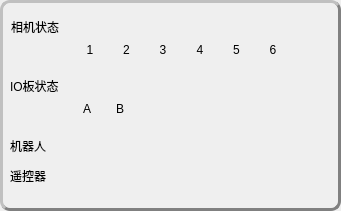
       <widget class="QGroupBox" name="groupBox_13">
        <property name="geometry">
         <rect>
          <x>10</x>
          <y>10</y>
          <width>341</width>
          <height>211</height>
         </rect>
        </property>
        <property name="styleSheet">
         <string notr="true">QGroupBox {
    color: white;                           /* 字体颜色 */
    border-radius: 10px;                    /* 设置圆角的半径 */
    border: 3px groove gray;                /* 边框样式和颜色 */
    border-style: outset;                   /* 边框样式为外凹 */
}</string>
        </property>
        <property name="title">
         <string/>
        </property>
        <property name="alignment">
         <set>Qt::AlignCenter</set>
        </property>
        <widget class="QWidget" name="layoutWidget">
         <property name="geometry">
          <rect>
           <x>10</x>
           <y>130</y>
           <width>98</width>
           <height>32</height>
          </rect>
         </property>
         <layout class="QGridLayout" name="gridLayout_55">
          <item row="0" column="0">
           <widget class="QLabel" name="label_4">
            <property name="minimumSize">
             <size>
              <width>60</width>
              <height>30</height>
             </size>
            </property>
            <property name="text">
             <string>机器人</string>
            </property>
           </widget>
          </item>
          <item row="0" column="1">
           <widget class="QLabel" name="label_robot_state">
            <property name="minimumSize">
             <size>
              <width>30</width>
              <height>30</height>
             </size>
            </property>
            <property name="styleSheet">
             <string notr="true">QLabel{
image: url(:/img/images/icon_redLight.png);
}</string>
            </property>
            <property name="text">
             <string/>
            </property>
           </widget>
          </item>
         </layout>
        </widget>
        <widget class="QWidget" name="layoutWidget">
         <property name="geometry">
          <rect>
           <x>11</x>
           <y>11</y>
           <width>280</width>
           <height>62</height>
          </rect>
         </property>
         <layout class="QGridLayout" name="gridLayout_53">
          <property name="spacing">
           <number>1</number>
          </property>
          <item row="0" column="0">
           <layout class="QGridLayout" name="gridLayout_2">
            <item row="0" column="0">
             <widget class="QLabel" name="label_2">
              <property name="minimumSize">
               <size>
                <width>60</width>
                <height>30</height>
               </size>
              </property>
              <property name="text">
               <string>相机状态</string>
              </property>
             </widget>
            </item>
            <item row="0" column="1">
             <widget class="QLabel" name="label_camera_state1">
              <property name="minimumSize">
               <size>
                <width>30</width>
                <height>30</height>
               </size>
              </property>
              <property name="styleSheet">
               <string notr="true">QLabel{
image: url(:/img/images/icon_redLight.png);
}</string>
              </property>
              <property name="text">
               <string/>
              </property>
             </widget>
            </item>
            <item row="0" column="2">
             <widget class="QLabel" name="label_camera_state2">
              <property name="minimumSize">
               <size>
                <width>30</width>
                <height>30</height>
               </size>
              </property>
              <property name="styleSheet">
               <string notr="true">QLabel{
image: url(:/img/images/icon_redLight.png);
}</string>
              </property>
              <property name="text">
               <string/>
              </property>
             </widget>
            </item>
            <item row="0" column="3">
             <widget class="QLabel" name="label_camera_state3">
              <property name="minimumSize">
               <size>
                <width>30</width>
                <height>30</height>
               </size>
              </property>
              <property name="styleSheet">
               <string notr="true">QLabel{
image: url(:/img/images/icon_redLight.png);
}</string>
              </property>
              <property name="text">
               <string/>
              </property>
             </widget>
            </item>
            <item row="0" column="4">
             <widget class="QLabel" name="label_camera_state4">
              <property name="minimumSize">
               <size>
                <width>30</width>
                <height>30</height>
               </size>
              </property>
              <property name="styleSheet">
               <string notr="true">QLabel{
image: url(:/img/images/icon_redLight.png);
}</string>
              </property>
              <property name="text">
               <string/>
              </property>
             </widget>
            </item>
            <item row="0" column="5">
             <widget class="QLabel" name="label_camera_state5">
              <property name="minimumSize">
               <size>
                <width>30</width>
                <height>30</height>
               </size>
              </property>
              <property name="styleSheet">
               <string notr="true">QLabel{
image: url(:/img/images/icon_redLight.png);
}</string>
              </property>
              <property name="text">
               <string/>
              </property>
             </widget>
            </item>
            <item row="0" column="6">
             <widget class="QLabel" name="label_camera_state6">
              <property name="minimumSize">
               <size>
                <width>30</width>
                <height>30</height>
               </size>
              </property>
              <property name="styleSheet">
               <string notr="true">QLabel{
image: url(:/img/images/icon_redLight.png);
}</string>
              </property>
              <property name="text">
               <string/>
              </property>
             </widget>
            </item>
           </layout>
          </item>
          <item row="1" column="0">
           <layout class="QGridLayout" name="gridLayout_50">
            <item row="0" column="0">
             <widget class="QLabel" name="label_17">
              <property name="minimumSize">
               <size>
                <width>60</width>
                <height>20</height>
               </size>
              </property>
              <property name="styleSheet">
               <string notr="true"/>
              </property>
              <property name="text">
               <string/>
              </property>
              <property name="alignment">
               <set>Qt::AlignCenter</set>
              </property>
             </widget>
            </item>
            <item row="0" column="1">
             <widget class="QLabel" name="label_11">
              <property name="minimumSize">
               <size>
                <width>30</width>
                <height>20</height>
               </size>
              </property>
              <property name="styleSheet">
               <string notr="true"/>
              </property>
              <property name="text">
               <string>1</string>
              </property>
              <property name="alignment">
               <set>Qt::AlignHCenter|Qt::AlignTop</set>
              </property>
             </widget>
            </item>
            <item row="0" column="2">
             <widget class="QLabel" name="label_12">
              <property name="minimumSize">
               <size>
                <width>30</width>
                <height>20</height>
               </size>
              </property>
              <property name="styleSheet">
               <string notr="true"/>
              </property>
              <property name="text">
               <string>2</string>
              </property>
              <property name="alignment">
               <set>Qt::AlignHCenter|Qt::AlignTop</set>
              </property>
             </widget>
            </item>
            <item row="0" column="3">
             <widget class="QLabel" name="label_13">
              <property name="minimumSize">
               <size>
                <width>30</width>
                <height>20</height>
               </size>
              </property>
              <property name="styleSheet">
               <string notr="true"/>
              </property>
              <property name="text">
               <string>3</string>
              </property>
              <property name="alignment">
               <set>Qt::AlignHCenter|Qt::AlignTop</set>
              </property>
             </widget>
            </item>
            <item row="0" column="4">
             <widget class="QLabel" name="label_14">
              <property name="minimumSize">
               <size>
                <width>30</width>
                <height>20</height>
               </size>
              </property>
              <property name="styleSheet">
               <string notr="true"/>
              </property>
              <property name="text">
               <string>4</string>
              </property>
              <property name="alignment">
               <set>Qt::AlignHCenter|Qt::AlignTop</set>
              </property>
             </widget>
            </item>
            <item row="0" column="5">
             <widget class="QLabel" name="label_15">
              <property name="minimumSize">
               <size>
                <width>30</width>
                <height>20</height>
               </size>
              </property>
              <property name="styleSheet">
               <string notr="true"/>
              </property>
              <property name="text">
               <string>5</string>
              </property>
              <property name="alignment">
               <set>Qt::AlignHCenter|Qt::AlignTop</set>
              </property>
             </widget>
            </item>
            <item row="0" column="6">
             <widget class="QLabel" name="label_16">
              <property name="minimumSize">
               <size>
                <width>30</width>
                <height>20</height>
               </size>
              </property>
              <property name="styleSheet">
               <string notr="true"/>
              </property>
              <property name="text">
               <string>6</string>
              </property>
              <property name="alignment">
               <set>Qt::AlignHCenter|Qt::AlignTop</set>
              </property>
             </widget>
            </item>
           </layout>
          </item>
         </layout>
        </widget>
        <widget class="QWidget" name="layoutWidget">
         <property name="geometry">
          <rect>
           <x>10</x>
           <y>70</y>
           <width>126</width>
           <height>62</height>
          </rect>
         </property>
         <layout class="QGridLayout" name="gridLayout_54">
          <property name="spacing">
           <number>1</number>
          </property>
          <item row="0" column="0">
           <layout class="QGridLayout" name="gridLayout_51">
            <property name="spacing">
             <number>1</number>
            </property>
            <item row="0" column="0">
             <widget class="QLabel" name="label_3">
              <property name="minimumSize">
               <size>
                <width>60</width>
                <height>30</height>
               </size>
              </property>
              <property name="text">
               <string>IO板状态</string>
              </property>
             </widget>
            </item>
            <item row="0" column="1">
             <widget class="QLabel" name="label_io_A">
              <property name="minimumSize">
               <size>
                <width>30</width>
                <height>30</height>
               </size>
              </property>
              <property name="styleSheet">
               <string notr="true">QLabel{
image: url(:/img/images/icon_redLight.png);
}</string>
              </property>
              <property name="text">
               <string/>
              </property>
             </widget>
            </item>
            <item row="0" column="2">
             <widget class="QLabel" name="label_io_B">
              <property name="minimumSize">
               <size>
                <width>30</width>
                <height>30</height>
               </size>
              </property>
              <property name="styleSheet">
               <string notr="true">QLabel{
image: url(:/img/images/icon_redLight.png);
}</string>
              </property>
              <property name="text">
               <string/>
              </property>
             </widget>
            </item>
           </layout>
          </item>
          <item row="1" column="0">
           <layout class="QGridLayout" name="gridLayout_52">
            <property name="spacing">
             <number>1</number>
            </property>
            <item row="0" column="0">
             <widget class="QLabel" name="label_33">
              <property name="minimumSize">
               <size>
                <width>60</width>
                <height>20</height>
               </size>
              </property>
              <property name="styleSheet">
               <string notr="true"/>
              </property>
              <property name="text">
               <string/>
              </property>
              <property name="alignment">
               <set>Qt::AlignCenter</set>
              </property>
             </widget>
            </item>
            <item row="0" column="1">
             <widget class="QLabel" name="label_28">
              <property name="minimumSize">
               <size>
                <width>30</width>
                <height>20</height>
               </size>
              </property>
              <property name="styleSheet">
               <string notr="true"/>
              </property>
              <property name="text">
               <string>A</string>
              </property>
              <property name="alignment">
               <set>Qt::AlignHCenter|Qt::AlignTop</set>
              </property>
             </widget>
            </item>
            <item row="0" column="2">
             <widget class="QLabel" name="label_29">
              <property name="minimumSize">
               <size>
                <width>30</width>
                <height>20</height>
               </size>
              </property>
              <property name="styleSheet">
               <string notr="true"/>
              </property>
              <property name="text">
               <string>B</string>
              </property>
              <property name="alignment">
               <set>Qt::AlignHCenter|Qt::AlignTop</set>
              </property>
             </widget>
            </item>
           </layout>
          </item>
         </layout>
        </widget>
        <widget class="QWidget" name="layoutWidget">
         <property name="geometry">
          <rect>
           <x>10</x>
           <y>160</y>
           <width>98</width>
           <height>32</height>
          </rect>
         </property>
         <layout class="QGridLayout" name="gridLayout_57">
          <item row="0" column="0">
           <widget class="QLabel" name="label_5">
            <property name="minimumSize">
             <size>
              <width>60</width>
              <height>30</height>
             </size>
            </property>
            <property name="text">
             <string>遥控器</string>
            </property>
           </widget>
          </item>
          <item row="0" column="1">
           <widget class="QLabel" name="label_controller_state">
            <property name="minimumSize">
             <size>
              <width>30</width>
              <height>30</height>
             </size>
            </property>
            <property name="styleSheet">
             <string notr="true">QLabel{
image: url(:/img/images/icon_redLight.png);
}</string>
            </property>
            <property name="text">
             <string/>
            </property>
           </widget>
          </item>
         </layout>
        </widget>
       </widget>
